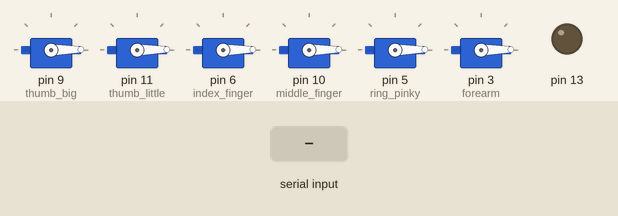
This sketch was run on a simulated Arduino Uno, built with avr-gcc and run on an emulated ATmega328P. Shown: 6 × servo, output pins drawn as LEDs (lit = HIGH). The inputs (shaded band) are chosen by the test bench.

Above: at 1.2 s.
1.3 s: byte 30 received over Serial
At 2.1 s:
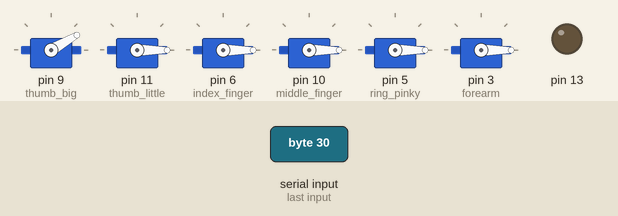
2.8 s: byte 90 received over Serial
At 3.3 s:
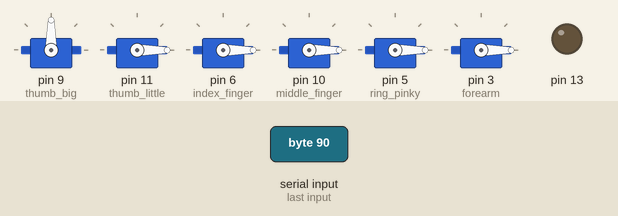
4.3 s: byte 120 received over Serial
At 5.5 s:
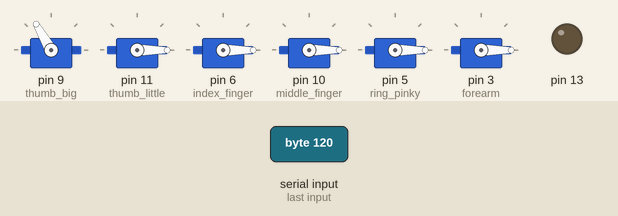
5.8 s: byte 30 received over Serial
At 6.7 s:
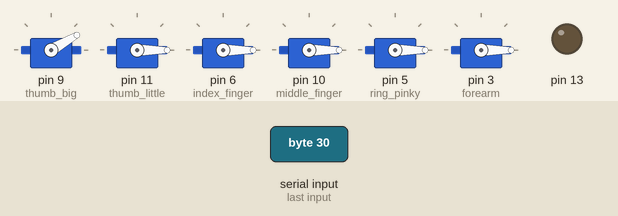
Timing chart, 0 to 8.3 s (numbered marks = the images above; inputs shaded):
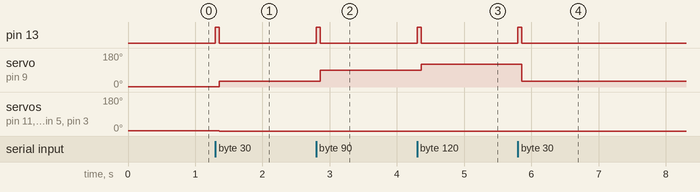

The sketch:

base_arduino.ino
```cpp
#include <Servo.h>

Servo thumb_big;
Servo thumb_little;
Servo index_finger;
Servo middle_finger;
Servo ring_pinky;
Servo forearm;
int receivedData[6];
int i = 0;
bool done = false;

void setup() {
	Serial.begin(38400);
  thumb_big.attach(9);
  thumb_little.attach(11);
  index_finger.attach(6);
  middle_finger.attach(10);
  ring_pinky.attach(5);
  forearm.attach(3);

  thumb_big.write(0);
  thumb_little.write(0);
  index_finger.write(0);
  middle_finger.write(0);
  ring_pinky.write(0);
  forearm.write(0);

  pinMode(13, OUTPUT);

  for(int a = 0; a<=5; a++){
    receivedData[a] = 1;
  }

}
void loop() {
	if (!Serial.available()){
    digitalWrite(13, LOW);
    if(done==false){
      thumb_big.write(receivedData[0]);
      thumb_little.write(receivedData[1]);
      index_finger.write(receivedData[2]);
      middle_finger.write(receivedData[3]);
      ring_pinky.write(receivedData[4]);
      forearm.write(receivedData[5]);
      done = true;
    }
  }

  if(Serial.available()){
    digitalWrite(13, HIGH);
    done = false;
    for(int a=0; a<6; a++){
      receivedData[a] = Serial.read();
      delay(10);
    }
  }

} 
```

Measured:
- after the input at 1.3 s, pin 13: LOW → HIGH at once, → LOW 0.06 s later; servo on pin 9 (thumb_big): 1° → 30° after 0.06 s; servo on pin 11 (thumb_little), servo on pin 6 (index_finger), servo on pin 10 (middle_finger), servo on pin 5 (ring_pinky), servo on pin 3 (forearm): 1° → 0° after 0.06 s
- after the input at 2.8 s, pin 13: LOW → HIGH at once, → LOW 0.06 s later; servo on pin 9 (thumb_big): 30° → 90° after 0.06 s
- after the input at 4.3 s, pin 13: LOW → HIGH at once, → LOW 0.06 s later; servo on pin 9 (thumb_big): 90° → 120° after 0.06 s
- after the input at 5.8 s, pin 13: LOW → HIGH at once, → LOW 0.06 s later; servo on pin 9 (thumb_big): 120° → 30° after 0.06 s
